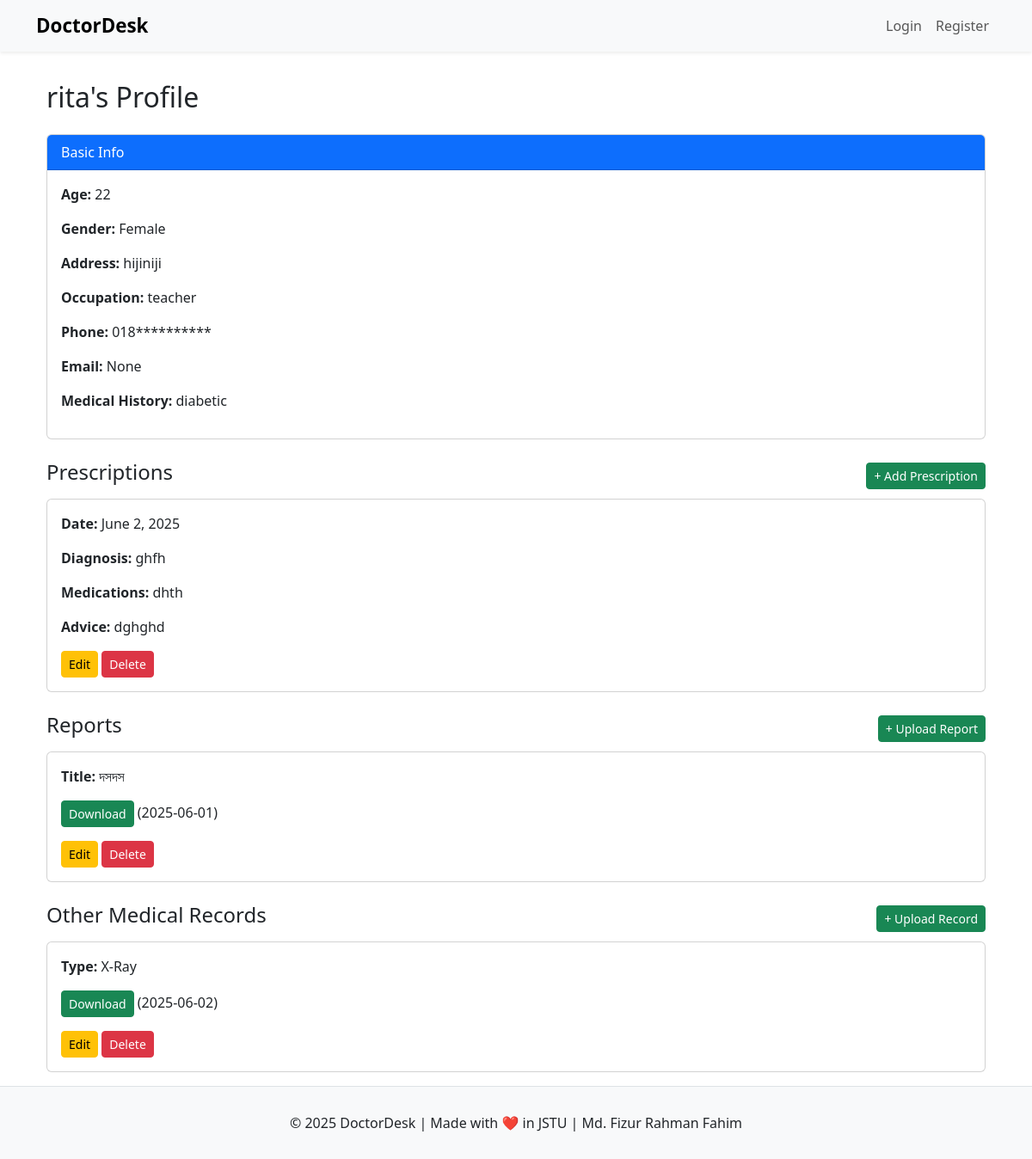
/patients/patients/3/profile/, run on the app's committed database.
### patients/models.py (models this page shows, shortened)
class Patient(models.Model): # Represents a patient in the healthcare system
    GENDER_CHOICES = [
        ('male', 'Male'),
        ('female', 'Female'),
        ('other', 'Other'),
    ]
    name = models.CharField(max_length=100)
    age = models.PositiveIntegerField()
    gender = models.CharField(max_length=10, choices=GENDER_CHOICES)
    address = models.TextField()
    occupation = models.CharField(max_length=100, blank=True, null=True)
    phone = models.CharField(max_length=15, blank=True, null=True)
    email = models.EmailField(blank=True, null=True)
    created_at = models.DateTimeField(auto_now_add=True)
    medical_history = models.TextField(blank=True, null=True)
    doctor = models.ForeignKey(User, on_delete=models.CASCADE, related_name='patients')

class Prescription(models.Model): # Represents a prescription for a patient
    doctor = models.ForeignKey(User, on_delete=models.CASCADE)
    patient = models.ForeignKey('Patient', on_delete=models.CASCADE)
    date = models.DateField(auto_now_add=True)
    diagnosis = models.TextField()
    medications = models.TextField()
    advice = models.TextField(blank=True)
    created_at = models.DateTimeField(auto_now_add=True)

class Report(models.Model): # Represents a report associated with a patient
    patient = models.ForeignKey(Patient, on_delete=models.CASCADE, related_name='reports')
    title = models.CharField(max_length=100)
    file = models.FileField(upload_to='reports/')
    uploaded_at = models.DateTimeField(auto_now_add=True)

class MedicalRecord(models.Model): # Represents a medical record associated with a patient
    patient = models.ForeignKey(Patient, on_delete=models.CASCADE, related_name='medical_records')
    record_type = models.CharField(max_length=50, choices=[
        ('report', 'Report'),
        ('xray', 'X-Ray'),
        ('prescription', 'Prescription'),
        ('other', 'Other'),
    ])
    file = models.FileField(upload_to='medical_records/')
    uploaded_at = models.DateTimeField(auto_now_add=True)

### patients/views.py (the view)
# urls.py: path('patients/<int:patient_id>/profile/', views.patient_profile, name='patient_profile'),
def patient_profile(request, patient_id):
    patient = get_object_or_404(Patient, id=patient_id)
    prescriptions = Prescription.objects.filter(patient=patient).order_by('-date')
    reports = Report.objects.filter(patient=patient).order_by('-uploaded_at')
    medical_records = MedicalRecord.objects.filter(patient=patient).order_by('-uploaded_at')
    return render(request, 'patients/patient_profile.html', {
        'patient': patient,
        'prescriptions': prescriptions,
        'reports': reports,
        'medical_records': medical_records,
    })

### patients/templates/patients/patient_profile.html
{% extends 'base.html' %}
{% load static %}
{% block content %}
  <div class="container mt-4">
    <h2 class="mb-4">{{ patient.name }}'s Profile</h2>
    <div class="card mb-4">
      <div class="card-header bg-primary text-white">Basic Info</div>
      <div class="card-body">
        <p>
          <strong>Age:</strong> {{ patient.age }}
        </p>
        <p>
          <strong>Gender:</strong> {{ patient.get_gender_display }}
        </p>
        <p>
          <strong>Address:</strong> {{ patient.address }}
        </p>
        <p>
          <strong>Occupation:</strong> {{ patient.occupation }}
        </p>
        <p>
          <strong>Phone:</strong> {{ patient.phone }}
        </p>
        <p>
          <strong>Email:</strong> {{ patient.email }}
        </p>
        <p>
          <strong>Medical History:</strong> {{ patient.medical_history }}
        </p>
      </div>
    </div>
    <div class="d-flex justify-content-between align-items-center mb-2">
      <h4>Prescriptions</h4>
      <a href="{% url 'upload_prescription' patient.id %}" class="btn btn-sm btn-success">+ Add Prescription</a>
    </div>
    {% for prescription in prescriptions %}
      <div class="card mb-3">
        <div class="card-body">
          <p>
            <strong>Date:</strong> {{ prescription.date }}
          </p>
          <p>
            <strong>Diagnosis:</strong> {{ prescription.diagnosis }}
          </p>
          <p>
            <strong>Medications:</strong> {{ prescription.medications }}
          </p>
          <p>
            <strong>Advice:</strong> {{ prescription.advice }}
          </p>
          <a href="{% url 'edit_prescription' prescription.id %}" class="btn btn-sm btn-warning">Edit</a>
          <a href="{% url 'delete_prescription' prescription.id %}" class="btn btn-sm btn-danger">Delete</a>
        </div>
      </div>
    {% empty %}
      <p>No prescriptions available.</p>
    {% endfor %}
    <div class="d-flex justify-content-between align-items-center mb-2 mt-4">
      <h4>Reports</h4>
      <a href="{% url 'upload_report' patient.id %}" class="btn btn-sm btn-success">+ Upload Report</a>
    </div>
    {% for report in reports %}
      <div class="card mb-3">
        <div class="card-body">
          <p>
            <strong>Title:</strong> {{ report.title }}
          </p>
          <p>
            <a href="{{ report.file.url }}" class="btn btn-sm btn-success" target="_blank">Download</a> ({{ report.uploaded_at|date:'Y-m-d' }})
          </p>
          <a href="{% url 'edit_report' report.id %}" class="btn btn-sm btn-warning">Edit</a>
          <a href="{% url 'delete_report' report.id %}" class="btn btn-sm btn-danger">Delete</a>
        </div>
      </div>
    {% empty %}
      <p>No reports available.</p>
    {% endfor %}
    <div class="d-flex justify-content-between align-items-center mb-2 mt-4">
      <h4>Other Medical Records</h4>
      <a href="{% url 'upload_record' patient.id %}" class="btn btn-sm btn-success">+ Upload Record</a>
    </div>
    {% for record in medical_records %}
      <div class="card mb-3">
        <div class="card-body">
          <p>
            <strong>Type:</strong> {{ record.get_record_type_display }}
          </p>
          <p>
            <a href="{{ record.file.url }}" class="btn btn-sm btn-success" target="_blank">Download</a> ({{ record.uploaded_at|date:'Y-m-d' }})
          </p>
          <a href="{% url 'edit_medical_record' record.id %}" class="btn btn-sm btn-warning">Edit</a>
          <a href="{% url 'delete_medical_record' record.id %}" class="btn btn-sm btn-danger">Delete</a>
        </div>
      </div>
    {% empty %}
      <p>No additional medical records.</p>
    {% endfor %}
  </div>
{% endblock %}

### templates/base.html (style rules this page uses)
html, body { height: 100%; }
body { display: flex; flex-direction: column; font-family: 'Segoe UI', Tahoma, Geneva, Verdana, sans-serif; padding-top: 70px; }

### data on the page
Patient: name "rita", age "22", gender "Female", address "hijiniji", occupation "teacher", phone "018**********", email "None", medical_history "diabetic"
Prescription: date "June 2, 2025", diagnosis "ghfh", medications "dhth", advice "dghghd"
Report: title "দসদস", uploaded_at "2025-06-01"
MedicalRecord: record_type "X-Ray", uploaded_at "2025-06-02"

### other printed values
{{ now|default:2025 }} "2025"
